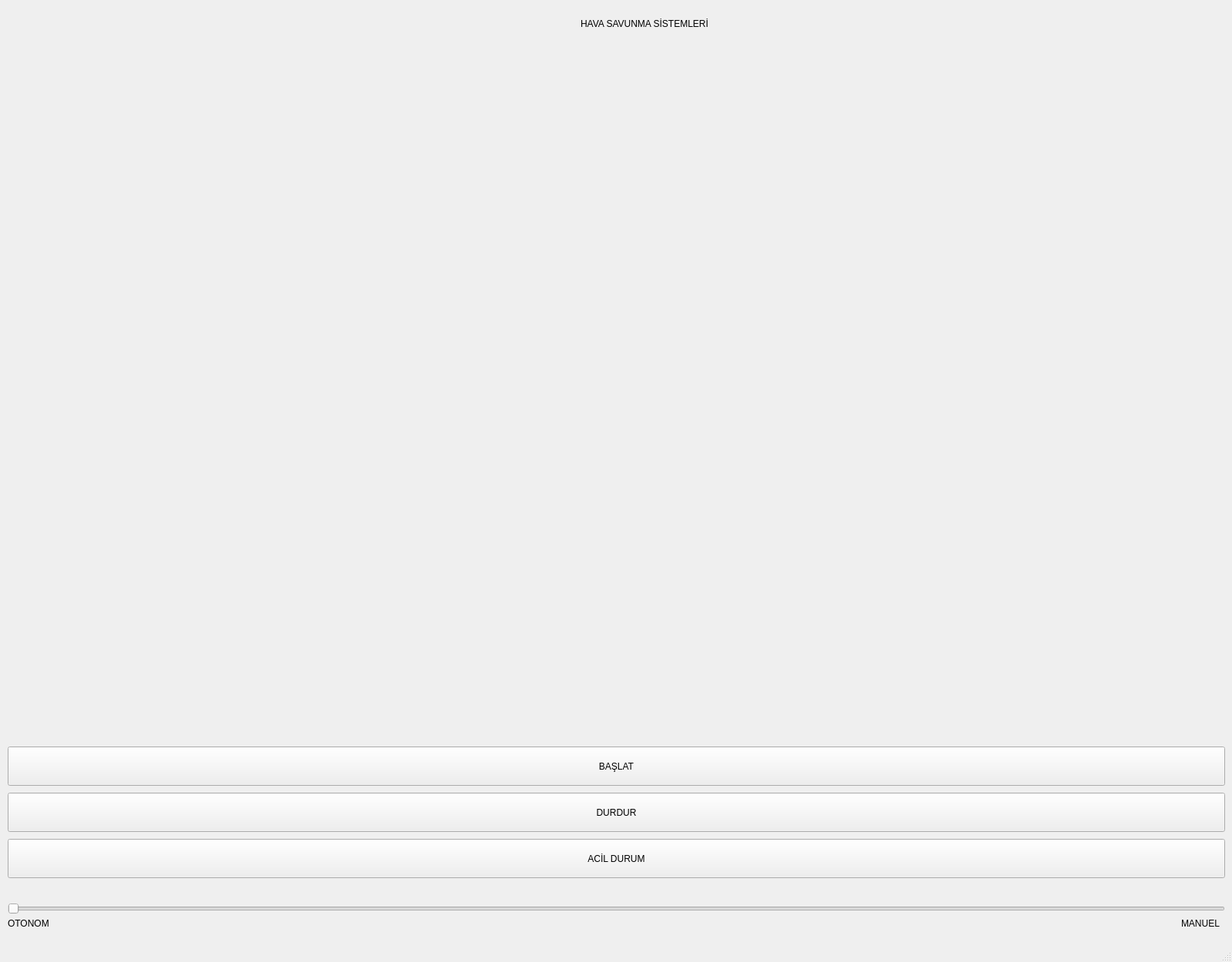
<?xml version="1.0" encoding="UTF-8"?>
<ui version="4.0">
 <class>MainWindow</class>
 <widget class="QMainWindow" name="MainWindow">
  <property name="geometry">
   <rect>
    <x>0</x>
    <y>0</y>
    <width>1600</width>
    <height>1250</height>
   </rect>
  </property>
  <property name="windowTitle">
   <string>MainWindow</string>
  </property>
  <widget class="QWidget" name="centralwidget">
   <widget class="QLabel" name="camera">
    <property name="geometry">
     <rect>
      <x>60</x>
      <y>60</y>
      <width>1471</width>
      <height>871</height>
     </rect>
    </property>
    <property name="autoFillBackground">
     <bool>true</bool>
    </property>
    <property name="text">
     <string/>
    </property>
   </widget>
   <widget class="QPushButton" name="start">
    <property name="geometry">
     <rect>
      <x>10</x>
      <y>970</y>
      <width>1581</width>
      <height>51</height>
     </rect>
    </property>
    <property name="text">
     <string>BAŞLAT</string>
    </property>
   </widget>
   <widget class="QPushButton" name="stop">
    <property name="geometry">
     <rect>
      <x>10</x>
      <y>1030</y>
      <width>1581</width>
      <height>51</height>
     </rect>
    </property>
    <property name="text">
     <string>DURDUR</string>
    </property>
   </widget>
   <widget class="QPushButton" name="acil_durum">
    <property name="geometry">
     <rect>
      <x>10</x>
      <y>1090</y>
      <width>1581</width>
      <height>51</height>
     </rect>
    </property>
    <property name="text">
     <string>ACİL DURUM</string>
    </property>
   </widget>
   <widget class="QSlider" name="otoman">
    <property name="geometry">
     <rect>
      <x>10</x>
      <y>1170</y>
      <width>1581</width>
      <height>21</height>
     </rect>
    </property>
    <property name="maximum">
     <number>1</number>
    </property>
    <property name="pageStep">
     <number>1</number>
    </property>
    <property name="orientation">
     <enum>Qt::Horizontal</enum>
    </property>
   </widget>
   <widget class="QLabel" name="otoyazi">
    <property name="geometry">
     <rect>
      <x>10</x>
      <y>1190</y>
      <width>61</width>
      <height>20</height>
     </rect>
    </property>
    <property name="styleSheet">
     <string notr="true">font: 75 9pt &quot;MS Shell Dlg 2&quot;;</string>
    </property>
    <property name="text">
     <string>OTONOM</string>
    </property>
   </widget>
   <widget class="QLabel" name="manyazi">
    <property name="geometry">
     <rect>
      <x>1534</x>
      <y>1190</y>
      <width>61</width>
      <height>20</height>
     </rect>
    </property>
    <property name="styleSheet">
     <string notr="true">font: 75 9pt &quot;MS Shell Dlg 2&quot;;</string>
    </property>
    <property name="text">
     <string>MANUEL</string>
    </property>
   </widget>
   <widget class="QLabel" name="teamname">
    <property name="geometry">
     <rect>
      <x>4</x>
      <y>10</y>
      <width>1601</width>
      <height>41</height>
     </rect>
    </property>
    <property name="styleSheet">
     <string notr="true">font: 75 16pt &quot;MS Shell Dlg 2&quot;;</string>
    </property>
    <property name="text">
     <string>HAVA SAVUNMA SİSTEMLERİ</string>
    </property>
    <property name="margin">
     <number>1</number>
    </property>
    <property name="indent">
     <number>750</number>
    </property>
   </widget>
  </widget>
  <widget class="QMenuBar" name="menubar">
   <property name="geometry">
    <rect>
     <x>0</x>
     <y>0</y>
     <width>1600</width>
     <height>18</height>
    </rect>
   </property>
  </widget>
  <widget class="QStatusBar" name="statusbar"/>
 </widget>
 <resources/>
 <connections/>
</ui>
